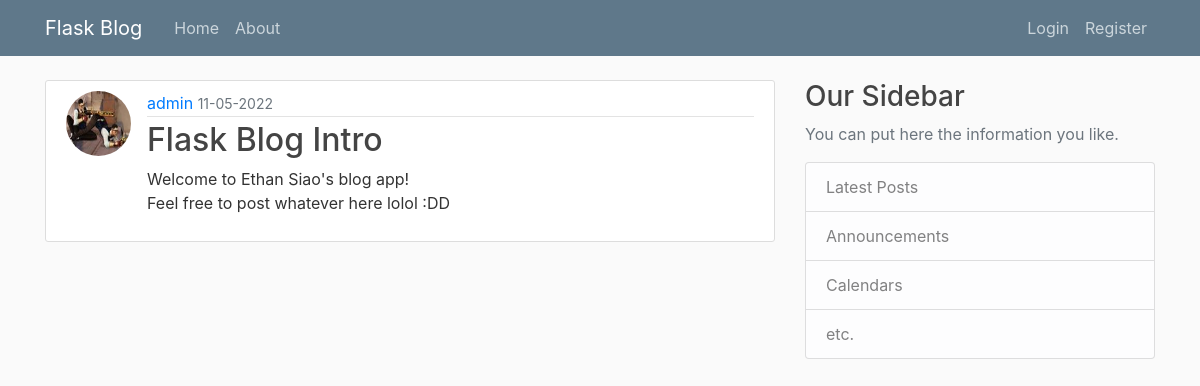
/post/1, run on an earlier commit of the app's database.
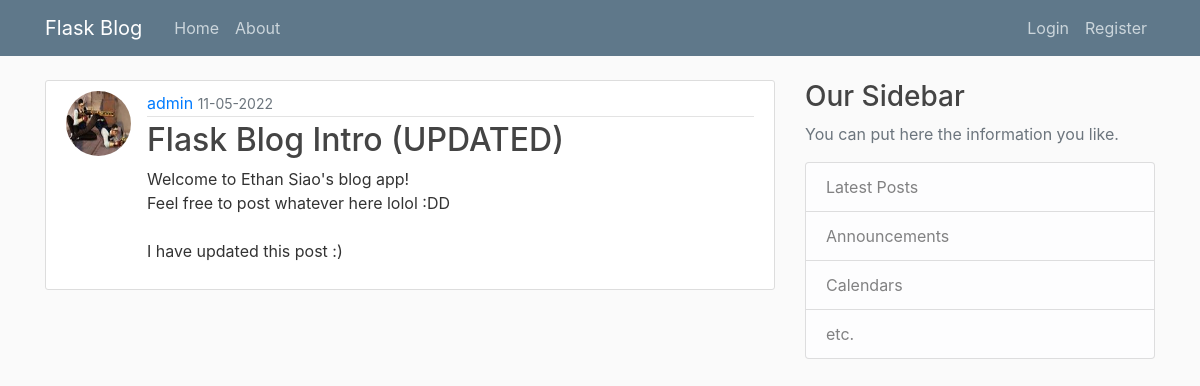
And on a later commit of the database.
### main_app/models.py (models this page shows, shortened)
class Post(db.Model):
    id = db.Column(db.Integer, primary_key=True)
    title = db.Column(db.String(100), nullable=False)
    date_posted = db.Column(db.DateTime, nullable=False, default=datetime.utcnow) # imported from datetime, sets date and time of post to that instant
    content = db.Column(db.Text, nullable=False)
    user_id = db.Column(db.Integer, db.ForeignKey('user.id'), nullable=False)

### main_app/routes.py (the view)
@app.route("/post/<int:post_id>") # integer for post id is unique for all posts
def post(post_id):
    post = Post.query.get_or_404(post_id) # get_or_404 either grabs post id or if none found, displays 404 error
    return render_template('post.html', title=post.title, post=post)

### main_app/templates/post.html (shortened to what this page needs)
{% extends "layout.html" %}
{% block content %}
    <article class="media content-section">
        <img class="rounded-circle article-img" src="{{ url_for('static', filename='profile_pics/' + post.author.image_file) }}">
        <div class="media-body">
            <div class="article-metadata">
                <a class-"mr-2" href="#"> {{ post.author.username }} </a>
                <small class="text-muted"> {{ post.date_posted.strftime('%d-%m-%Y') }} </small>
            </div>
            <h2 class="article-title"> {{ post.title }} </h2>
            <p class="article-content"> {{ post.content }} </p>
        </div>
    </article>
{% endblock content %}

What changed in the data, as far as the page shows it:
changed Post: title "Flask Blog Intro" → "Flask Blog Intro (UPDATED)"; content "Welcome to Ethan Siao's blog app! Feel free to post whatever here lolol :DD" → "Welcome to Ethan Siao's blog app! Feel free to post whatever here lolol :DD I have updated this post :)"
